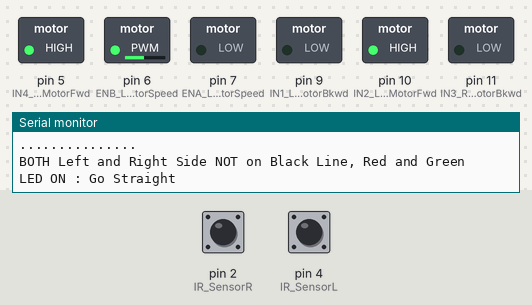
Recording of a sketch running on a simulated Arduino Uno, built with avr-gcc and run on an emulated ATmega328P. Shown: switched loads named in the sketch (green lamp = pin HIGH), the last lines printed to the serial monitor. The test bench sets the inputs (shaded band); at power-on: pin 2 (IR_SensorR) LOW, pin 4 (IR_SensorL) LOW.

Above: at 1.2 s.
1.3 s: pin 2 (IR_SensorR) driven HIGH
At 2.4 s:
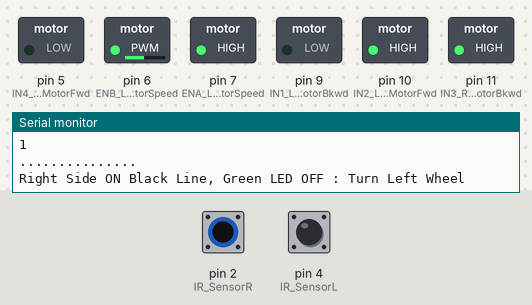
3.0 s: pin 4 (IR_SensorL) driven HIGH
At 4.0 s:
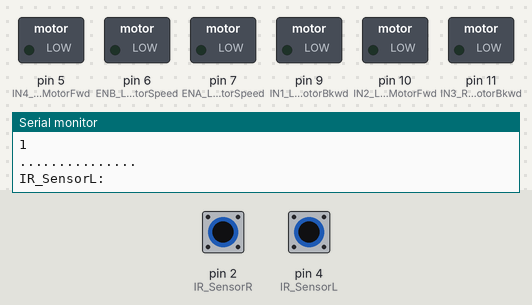
4.6 s: pin 2 (IR_SensorR) driven LOW
At 5.9 s:
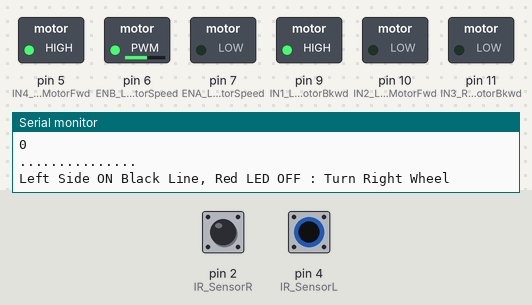
6.2 s: pin 4 (IR_SensorL) driven LOW
At 7.5 s:
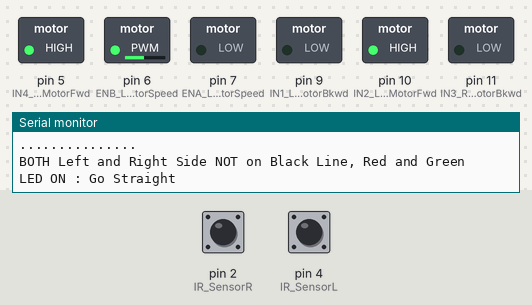
9.2 s: pin 2 (IR_SensorR) pulsed HIGH 5 times (0.12 s each, 0.3 s apart)
At 9.39 s:
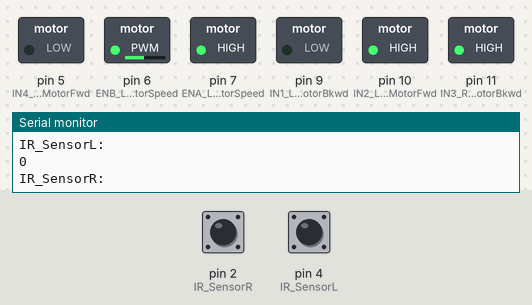
13.7 s: pin 4 (IR_SensorL) pulsed HIGH 5 times (0.12 s each, 0.3 s apart)
At 16.2 s:
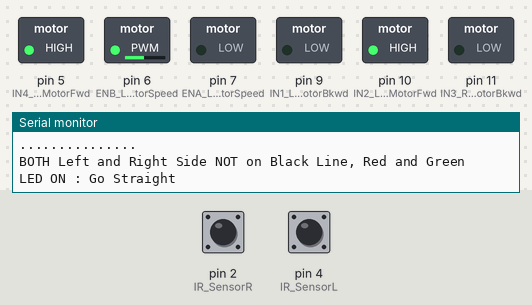
Timing chart, 0 to 17.7 s (numbered marks = the images above; inputs shaded):
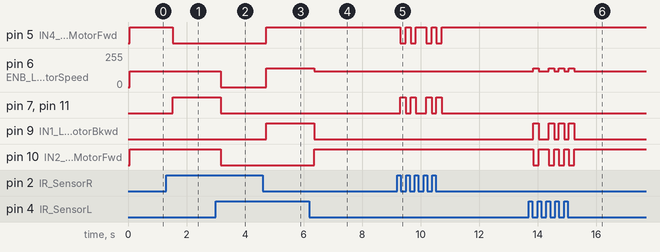

Measured:
- after the input at 1.3 s, pin 5 (IN4_RightMotorFwd): HIGH → LOW after 0.23 s; pin 7 (ENA_LeftMotorSpeed), pin 11 (IN3_RightMotorBkwd): LOW → HIGH after 0.23 s
- after the input at 3.0 s, pin 6 (ENB_LeftMotorSpeed): 120/255 → 0/255 after 0.17 s; pin 7 (ENA_LeftMotorSpeed), pin 10 (IN2_LeftMotorFwd), pin 11 (IN3_RightMotorBkwd): HIGH → LOW after 0.17 s
- after the input at 4.6 s, pin 5 (IN4_RightMotorFwd), pin 9 (IN1_LeftMotorBkwd): LOW → HIGH after 0.13 s; pin 6 (ENB_LeftMotorSpeed): 0/255 → 140/255 after 0.13 s
- after the input at 6.2 s, pin 6 (ENB_LeftMotorSpeed): 140/255 → 120/255 after 0.17 s; pin 9 (IN1_LeftMotorBkwd): HIGH → LOW after 0.17 s; pin 10 (IN2_LeftMotorFwd): LOW → HIGH after 0.17 s
- after the input at 9.2 s, pin 5 (IN4_RightMotorFwd): HIGH → LOW after 0.11 s, → HIGH 0.19 s later, → LOW 0.16 s later, → HIGH 0.19 s later, … (8 changes in this stretch); pin 7 (ENA_LeftMotorSpeed), pin 11 (IN3_RightMotorBkwd): LOW → HIGH after 0.11 s, → LOW 0.19 s later, → HIGH 0.16 s later, → LOW 0.19 s later, … (8 changes in this stretch)
- after the input at 13.7 s, pin 6 (ENB_LeftMotorSpeed): 120/255 → 140/255 after 0.14 s, → 120/255 0.19 s later, → 140/255 0.35 s later, → 120/255 0.19 s later, … (8 changes in this stretch); pin 9 (IN1_LeftMotorBkwd): LOW → HIGH after 0.14 s, → LOW 0.19 s later, → HIGH 0.35 s later, → LOW 0.19 s later, … (8 changes in this stretch)

The sketch:

LineFollowerRobot.ino
```cpp
// all of these ints that will never hold > 255 should be byte variables.

int IR_SensorR=2;
int IR_SensorL=4;

int ENA_LeftMotorSpeed=7;
int IN1_LeftMotorBkwd=9;    //Left Bkwd Clockwise
int IN2_LeftMotorFwd=10;    //Left Fwd Anti-Clockwise
int IN3_RightMotorBkwd=11;    //Right Bkwd Clockwise
int IN4_RightMotorFwd=5;    //Right Fwd Anti-Clockwise
int ENB_LeftMotorSpeed=6;

// declare once, not inside of loop()
    int RunSpeed = 120;
    int TurnSpeed = 140;
    int StopSpeed = 0;
//    int dtime = 5000;    // 5 seconds? Ignore sensors for 5 whole seconds??
//    int dtimer = 2000;   // is this ever used?
    int dtime = 10;    // why is there any delay anyway?


unsigned long startWait, waitWait;  // these are replacing those delay() calls


void setup() {
  // put your setup code here, to run once:
Serial.begin(9600);  //  better to use 115200 or faster to clear the serial output buffer quicker

pinMode(IR_SensorL,INPUT);
pinMode(IR_SensorR,INPUT);


pinMode(ENA_LeftMotorSpeed,OUTPUT);
pinMode(IN1_LeftMotorBkwd,OUTPUT);
pinMode(IN2_LeftMotorFwd,OUTPUT);
pinMode(IN3_RightMotorBkwd,OUTPUT);
pinMode(IN4_RightMotorFwd,OUTPUT);
pinMode(ENB_LeftMotorSpeed,OUTPUT);


  digitalWrite(IN1_LeftMotorBkwd,0);
  digitalWrite(IN2_LeftMotorFwd,0);
  digitalWrite(IN3_RightMotorBkwd,0);
  digitalWrite(IN4_RightMotorFwd,0);

}

void loop() {
  //1 means IR light OFF, On Black Tape, o/p=1 - LED is OFF in Code
  //0 means IR light ON, NOT on Black Tape, o/p=0 - LED is ON in code
  //RED LED is LEFT IR
  //GREEN LED RIGHT IR

  // put your main code here, to run repeatedly:
Serial.println("IR_SensorL:");
Serial.println(digitalRead(IR_SensorL));
Serial.println("IR_SensorR:");
Serial.println(+digitalRead(IR_SensorR));
Serial.println("...............");

    RunSpeed = 120;
    TurnSpeed = 140;
    StopSpeed = 0;

if ( waitWait > 0 )
{
  if ( millis() - startWait >= waitWait )
  {
    waitWait = 0; // next time through, read the sensors, etc
  }
}
else
{
  if(digitalRead(IR_SensorL) == 1 & digitalRead(IR_SensorR) == 1)  //STOP
  {
    Serial.println("BOTH Left and Right Side ON Black Line, Red and Green LED OFF : STOP");

    //STOP all Motors
    analogWrite(ENA_LeftMotorSpeed,StopSpeed);
    analogWrite(ENB_LeftMotorSpeed,StopSpeed);

    digitalWrite(IN1_LeftMotorBkwd,0);
    digitalWrite(IN2_LeftMotorFwd,0);    //Left STOP
    digitalWrite(IN3_RightMotorBkwd,0);
    digitalWrite(IN4_RightMotorFwd,0);    //Right STOP

//    delay(dtime);
    startWait = millis();
    waitWait = dtime; // next bunch of times through, wait
   }
  else if(digitalRead(IR_SensorL) == 0 & digitalRead(IR_SensorR) == 1 )  //Turn Right
  {
    Serial.println("Right Side ON Black Line, Green LED OFF : Turn Left Wheel");


    analogWrite(ENA_LeftMotorSpeed,TurnSpeed);
    analogWrite(ENB_LeftMotorSpeed,RunSpeed);

    digitalWrite(IN1_LeftMotorBkwd,0);
    digitalWrite(IN2_LeftMotorFwd,1);    //Left Fwd Clockwise
    digitalWrite(IN3_RightMotorBkwd,1);    //Right Bkwd AntiClockwise
    digitalWrite(IN4_RightMotorFwd,0);
//    delay(dtime);
    startWait = millis();
    waitWait = dtime; // next bunch of times through, wait
  }
  else if(digitalRead(IR_SensorL) == 1 & digitalRead(IR_SensorR) == 0 )  //Turn Left
  {
    Serial.println("Left Side ON Black Line, Red LED OFF : Turn Right Wheel");


    analogWrite(ENA_LeftMotorSpeed,RunSpeed);
    analogWrite(ENB_LeftMotorSpeed,TurnSpeed);

    digitalWrite(IN1_LeftMotorBkwd,1);    //Left Bkwd AntiClockwise
    digitalWrite(IN2_LeftMotorFwd,0);
    digitalWrite(IN3_RightMotorBkwd,0);
    digitalWrite(IN4_RightMotorFwd,1);    //Right Fwd Clockwise
//    delay(dtime);
    startWait = millis();
    waitWait = dtime; // next bunch of times through, wait
  }
 else //Go Straight
  {
    Serial.println("BOTH Left and Right Side NOT on Black Line, Red and Green LED ON : Go Straight");

    analogWrite(ENA_LeftMotorSpeed,RunSpeed);

    analogWrite(ENB_LeftMotorSpeed,RunSpeed);
    //RUN All Motors
    digitalWrite(IN1_LeftMotorBkwd,0);
    digitalWrite(IN2_LeftMotorFwd,1);    //Left Fwd Clockwise
    digitalWrite(IN3_RightMotorBkwd,0);
    digitalWrite(IN4_RightMotorFwd,1);    //Right Fwd Clockwise
//    delay(dtimer);
    startWait = millis();
    waitWait = dtime; // next bunch of times through, wait
  }
 }
}
```
